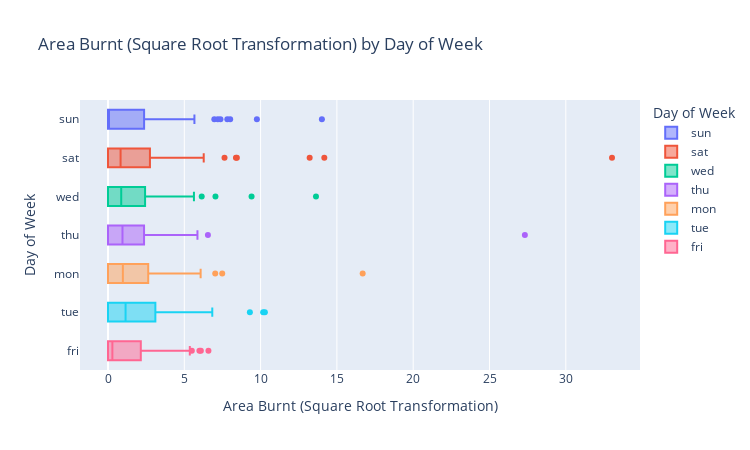

Notebook code cell kept with this figure:
### Code cell
train_set["sqrt_area"] = train_set["area"].apply(np.sqrt)
fig = px.box(
    train_set,
    x="sqrt_area",
    y="day",
    color="day",
    title="Area Burnt (Square Root Transformation) by Day of Week",
    labels={
        "sqrt_area": "Area Burnt (Square Root Transformation)",
        "day": "Day of Week"
    }
)
fig.update_layout(
    width=750,
    height=450
)
fig.show()

### Figure 1 — Plotly figure (JSON) as saved in the notebook; plotly's stock layout.template omitted (floating-point values rounded to 4 significant figures)
{"data": [{"alignmentgroup": "True", "hovertemplate": "Day of Week=%{y}<br>Area Burnt (Square Root Transformation)=%{x}<extra></extra>", "legendgroup": "sun", "marker": {"color": "#636efa"}, "name": "sun", "notched": false, "offsetgroup": "sun", "orientation": "h", "showlegend": true, "type": "box", "x": [0, 1.487, 0, 1.249, 0, 0, 3.612, 7.819, 1.418, 1.655, 1.905, 3.479, 0, 2.871, 5.141, 0.6403, 9.756, 0, 3.341, 1.789, 0, 0, 0, 2.713, 0.3, 2.538, 0, 0, 0, 0, 14.02, 0, 0, 0, 5.663, 0.8718, 0, 0, 8.006, 0, 0, 0, 0, 0, 0, 3.326, 1.926, 1.136, 0, 2.276, 0, 0, 0.9487, 0, 0, 7.196, 0, 0, 0, 2.681, 0, 1.694, 0, 1.562, 2.309, 0, 0, 7.368, 3.78, 0, 6.968, 0, 0], "x0": " ", "xaxis": "x", "y": ["sun", "sun", "sun", "sun", "sun", "sun", "sun", "sun", "sun", "sun", "sun", "sun", "sun", "sun", "sun", "sun", "sun", "sun", "sun", "sun", "sun", "sun", "sun", "sun", "sun", "sun", "sun", "sun", "sun", "sun", "sun", "sun", "sun", "sun", "sun", "sun", "sun", "sun", "sun", "sun", "sun", "sun", "sun", "sun", "sun", "sun", "sun", "sun", "sun", "sun", "sun", "sun", "sun", "sun", "sun", "sun", "sun", "sun", "sun", "sun", "sun", "sun", "sun", "sun", "sun", "sun", "sun", "sun", "sun", "sun", "sun", "sun", "sun"], "y0": " ", "yaxis": "y"}, {"alignmentgroup": "True", "hovertemplate": "Day of Week=%{y}<br>Area Burnt (Square Root Transformation)=%{x}<extra></extra>", "legendgroup": "sat", "marker": {"color": "#EF553B"}, "name": "sat", "notched": false, "offsetgroup": "sat", "orientation": "h", "showlegend": true, "type": "box", "x": [0, 0, 5.099, 0, 1.393, 0, 7.635, 14.18, 1.987, 0, 2.72, 2.536, 0.8485, 0, 2.128, 8.444, 2.615, 0, 0, 0, 0, 2.227, 1.396, 0, 0, 4.922, 1.393, 0.8426, 1.196, 0, 0, 3.49, 0, 1.822, 0, 0, 6.273, 0, 0, 2.931, 3.35, 1.871, 0, 0, 5.354, 33.03, 0, 0.8246, 0, 3.931, 2.832, 0, 8.386, 0, 2.565, 13.21, 1.175, 0, 0, 0, 1.208, 0, 3.955, 0, 0, 0, 0, 0, 5.354], "x0": " ", "xaxis": "x", "y": ["sat", "sat", "sat", "sat", "sat", "sat", "sat", "sat", "sat", "sat", "sat", "sat", "sat", "sat", "sat", "sat", "sat", "sat", "sat", "sat", "sat", "sat", "sat", "sat", "sat", "sat", "sat", "sat", "sat", "sat", "sat", "sat", "sat", "sat", "sat", "sat", "sat", "sat", "sat", "sat", "sat", "sat", "sat", "sat", "sat", "sat", "sat", "sat", "sat", "sat", "sat", "sat", "sat", "sat", "sat", "sat", "sat", "sat", "sat", "sat", "sat", "sat", "sat", "sat", "sat", "sat", "sat", "sat", "sat"], "y0": " ", "yaxis": "y"}, {"alignmentgroup": "True", "hovertemplate": "Day of Week=%{y}<br>Area Burnt (Square Root Transformation)=%{x}<extra></extra>", "legendgroup": "wed", "marker": {"color": "#00cc96"}, "name": "wed", "notched": false, "offsetgroup": "wed", "orientation": "h", "showlegend": true, "type": "box", "x": [0, 2.209, 0, 0, 0.4583, 0, 0, 1.572, 3.345, 3.701, 0.8775, 0, 1.277, 2.458, 0, 0, 1.513, 5.632, 0, 0, 1.584, 7.042, 1.049, 0, 2.536, 0, 0.866, 0.4899, 0.8246, 0.7416, 0, 3.068, 0, 0, 0, 0, 1.281, 1.257, 2.78, 1.396, 13.63, 6.141, 0, 9.407, 2.421], "x0": " ", "xaxis": "x", "y": ["wed", "wed", "wed", "wed", "wed", "wed", "wed", "wed", "wed", "wed", "wed", "wed", "wed", "wed", "wed", "wed", "wed", "wed", "wed", "wed", "wed", "wed", "wed", "wed", "wed", "wed", "wed", "wed", "wed", "wed", "wed", "wed", "wed", "wed", "wed", "wed", "wed", "wed", "wed", "wed", "wed", "wed", "wed", "wed", "wed"], "y0": " ", "yaxis": "y"}, {"alignmentgroup": "True", "hovertemplate": "Day of Week=%{y}<br>Area Burnt (Square Root Transformation)=%{x}<extra></extra>", "legendgroup": "thu", "marker": {"color": "#ab63fa"}, "name": "thu", "notched": false, "offsetgroup": "thu", "orientation": "h", "showlegend": true, "type": "box", "x": [0, 0, 5.862, 4.838, 0, 2.946, 0, 1.463, 2.408, 3.175, 4.041, 0, 0.9487, 0, 0, 2.571, 0, 0, 1.378, 6.548, 0, 27.32, 0, 0, 0, 3.326, 1.597, 2.225, 0, 0, 2.1, 1.786, 1.476, 3.216, 2.685, 2.102, 0, 0, 0, 1.058, 0, 0, 0, 3.817, 0, 2.147, 0, 1.233, 0, 0, 1.005], "x0": " ", "xaxis": "x", "y": ["thu", "thu", "thu", "thu", "thu", "thu", "thu", "thu", "thu", "thu", "thu", "thu", "thu", "thu", "thu", "thu", "thu", "thu", "thu", "thu", "thu", "thu", "thu", "thu", "thu", "thu", "thu", "thu", "thu", "thu", "thu", "thu", "thu", "thu", "thu", "thu", "thu", "thu", "thu", "thu", "thu", "thu", "thu", "thu", "thu", "thu", "thu", "thu", "thu", "thu", "thu"], "y0": " ", "yaxis": "y"}, {"alignmentgroup": "True", "hovertemplate": "Day of Week=%{y}<br>Area Burnt (Square Root Transformation)=%{x}<extra></extra>", "legendgroup": "mon", "marker": {"color": "#FFA15A"}, "name": "mon", "notched": false, "offsetgroup": "mon", "orientation": "h", "showlegend": true, "type": "box", "x": [1.277, 1.439, 1.83, 4.225, 0, 0, 0, 0, 5.309, 0, 1.476, 7.026, 0, 1.533, 0, 1.393, 0, 7.486, 1.783, 0, 5.506, 1.752, 3.276, 16.69, 0, 0, 1.459, 5.644, 3.126, 0, 2.415, 2.702, 0, 0, 0, 1.876, 0, 0, 0, 0.6856, 6.07, 0, 2.613, 3.156, 0.9747, 4.694, 0, 0, 0, 5.23, 1.982, 0, 1.212, 0, 0, 0, 0], "x0": " ", "xaxis": "x", "y": ["mon", "mon", "mon", "mon", "mon", "mon", "mon", "mon", "mon", "mon", "mon", "mon", "mon", "mon", "mon", "mon", "mon", "mon", "mon", "mon", "mon", "mon", "mon", "mon", "mon", "mon", "mon", "mon", "mon", "mon", "mon", "mon", "mon", "mon", "mon", "mon", "mon", "mon", "mon", "mon", "mon", "mon", "mon", "mon", "mon", "mon", "mon", "mon", "mon", "mon", "mon", "mon", "mon", "mon", "mon", "mon", "mon"], "y0": " ", "yaxis": "y"}, {"alignmentgroup": "True", "hovertemplate": "Day of Week=%{y}<br>Area Burnt (Square Root Transformation)=%{x}<extra></extra>", "legendgroup": "tue", "marker": {"color": "#19d3f3"}, "name": "tue", "notched": false, "offsetgroup": "tue", "orientation": "h", "showlegend": true, "type": "box", "x": [0, 1.712, 2.951, 0, 0.9798, 1.758, 0, 0, 0, 6.367, 0, 0, 10.17, 0, 2.65, 9.298, 2.322, 3.831, 4.147, 3.164, 0, 4.977, 3.289, 0, 2.098, 0, 0, 2.377, 1.323, 2.563, 3.353, 0.8888, 0.6557, 0, 10.28, 0, 0, 1.414, 0.7211, 6.834, 1.463, 3.045, 0, 0, 0, 0, 0, 4.475], "x0": " ", "xaxis": "x", "y": ["tue", "tue", "tue", "tue", "tue", "tue", "tue", "tue", "tue", "tue", "tue", "tue", "tue", "tue", "tue", "tue", "tue", "tue", "tue", "tue", "tue", "tue", "tue", "tue", "tue", "tue", "tue", "tue", "tue", "tue", "tue", "tue", "tue", "tue", "tue", "tue", "tue", "tue", "tue", "tue", "tue", "tue", "tue", "tue", "tue", "tue", "tue", "tue"], "y0": " ", "yaxis": "y"}, {"alignmentgroup": "True", "hovertemplate": "Day of Week=%{y}<br>Area Burnt (Square Root Transformation)=%{x}<extra></extra>", "legendgroup": "fri", "marker": {"color": "#FF6692"}, "name": "fri", "notched": false, "offsetgroup": "fri", "orientation": "h", "showlegend": true, "type": "box", "x": [0, 5.361, 0, 5.494, 0, 1.091, 0.781, 0.5745, 2.704, 3.156, 0, 1.3, 6.084, 0, 5.99, 5.112, 2.883, 4.923, 0, 0, 1.625, 1.122, 2.793, 0, 0, 0, 0, 0, 1.473, 0, 0.7211, 0, 0, 0, 0, 6.582, 0, 0, 0, 0, 3.165, 0, 0, 1.208, 1.281, 1.044, 0, 3.614, 2.062, 2.443, 0, 0, 0, 2.85, 0, 0, 1.591, 0, 2.149, 1.926, 1.311, 0, 0, 1.985, 3.116, 0, 4.385, 0, 0, 0.6557], "x0": " ", "xaxis": "x", "y": ["fri", "fri", "fri", "fri", "fri", "fri", "fri", "fri", "fri", "fri", "fri", "fri", "fri", "fri", "fri", "fri", "fri", "fri", "fri", "fri", "fri", "fri", "fri", "fri", "fri", "fri", "fri", "fri", "fri", "fri", "fri", "fri", "fri", "fri", "fri", "fri", "fri", "fri", "fri", "fri", "fri", "fri", "fri", "fri", "fri", "fri", "fri", "fri", "fri", "fri", "fri", "fri", "fri", "fri", "fri", "fri", "fri", "fri", "fri", "fri", "fri", "fri", "fri", "fri", "fri", "fri", "fri", "fri", "fri", "fri"], "y0": " ", "yaxis": "y"}], "layout": {"boxmode": "overlay", "height": 450, "legend": {"title": {"text": "Day of Week"}, "tracegroupgap": 0}, "title": {"text": "Area Burnt (Square Root Transformation) by Day of Week"}, "width": 750, "xaxis": {"anchor": "y", "domain": [0, 1], "title": {"text": "Area Burnt (Square Root Transformation)"}}, "yaxis": {"anchor": "x", "categoryarray": ["fri", "tue", "mon", "thu", "wed", "sat", "sun"], "categoryorder": "array", "domain": [0, 1], "title": {"text": "Day of Week"}}}}
